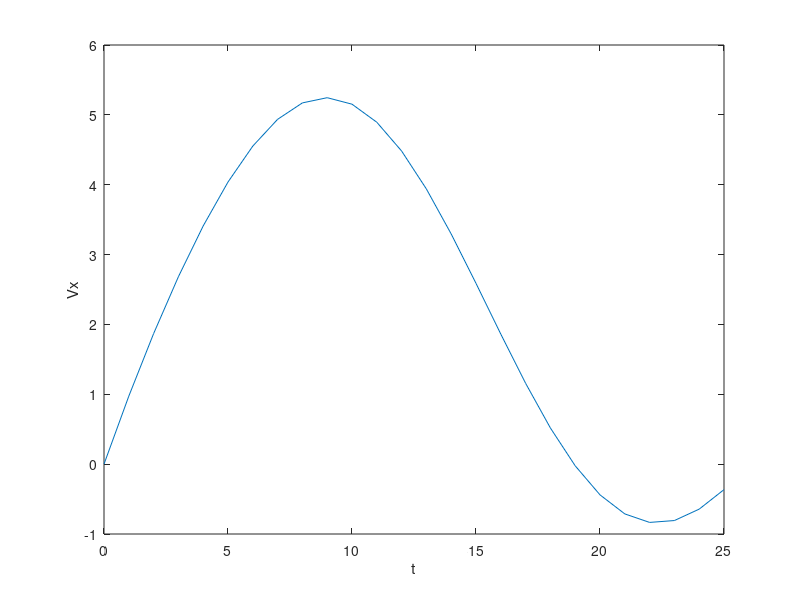
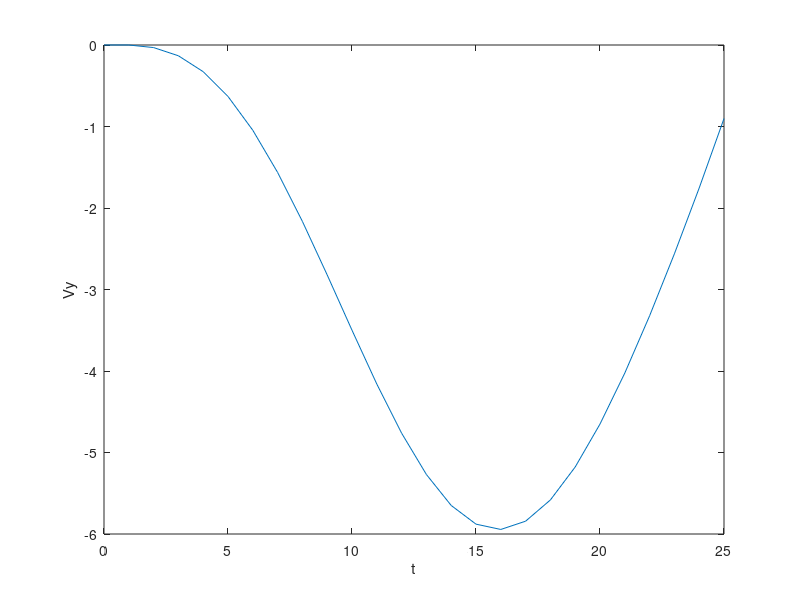
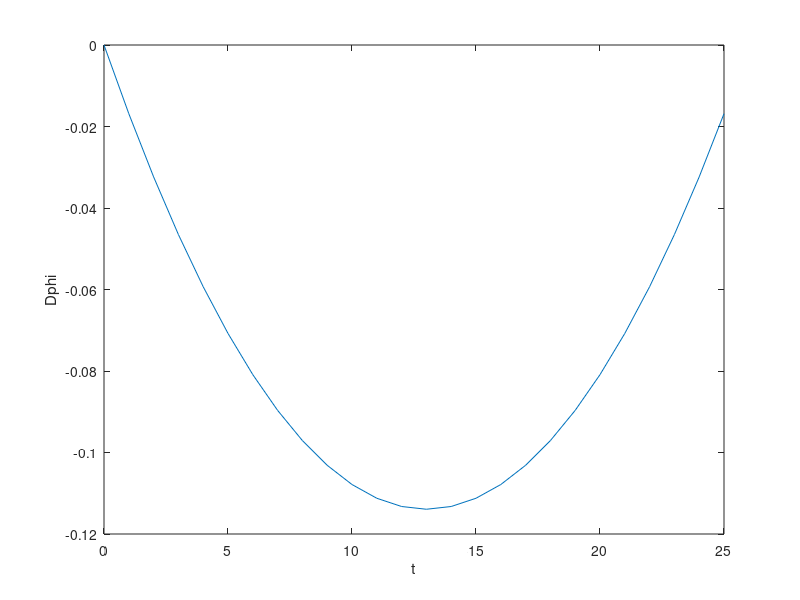
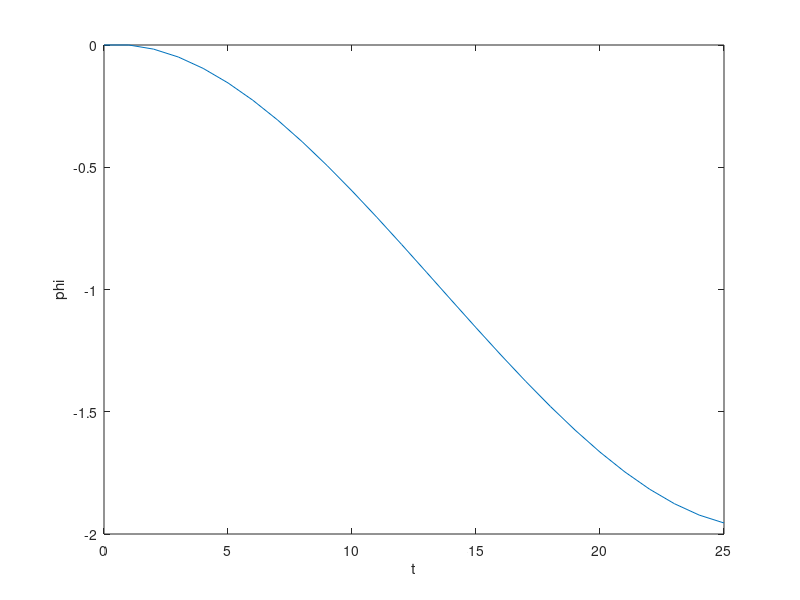

These charts were generated, in order, by the following MATLAB code:
clear; close all; clc;

%Para alterar o sistema basta alterar os valores de nD e nE, que são os
%numeros de voltas na roda direita (nD) e na roda esquerda(nE). Valores
%diferentes levam o robô a fazer uma curva para um dos lados e o valor da
%velocidade angular do robo vai ser positiva ou negativa dependendo na
%direção que estiver girando. Se os valores de nD e nE forem iguais, a
%velocidade angular é nula, pois o robô está seguindo em frente.

%dados temporais e de rotação do robô

nD = 5;
nE = 6;

t = 0:25; %pontos para geração de dados
tf = length(t);  %tempo final
numero_de_rotD = nD * 360 * pi/180; % numero de rotações em radianos
numero_de_rotE = nE * 360* pi/180;

%dados do chaci do robô
diametro = 10.5;
l = diametro/2;
r = 3.3;

%angulo da referencia inicial
phi = 0;
phi_rad = phi * pi/180;
xi = 0;
yi = 0;

%jacobiano
J = [r*cos(phi_rad)/2 r*cos(phi_rad)/2;
     r*sin(phi_rad)/2 r*sin(phi_rad)/2;
     r/(2*l) -r/(2*l)];

%equações de angulo de rotação da roda direita do robô
tetaD  = ((3 * numero_de_rotD .* t.^2)/tf^2) - ((2*numero_de_rotD.*t.^3)/tf^3);
dtetaD = ((6 * numero_de_rotD .* t)/tf^2) - ((6*numero_de_rotD.*t.^2)/tf^3);
ddtetaD= (6 * numero_de_rotD/tf^2) - (12*numero_de_rotD.*t/tf^3);

%equações de angulo de rotação da roda esquerda do robô
tetaE  = ((3 * numero_de_rotE .* t.^2)/tf.^2) - ((2*numero_de_rotE.*t.^3)/tf^3);
dtetaE = ((6 * numero_de_rotE .* t)/tf.^2) - ((6*numero_de_rotE.*t.^2)/tf^3);
ddtetaE= (6 * numero_de_rotE/tf.^2) - (12*numero_de_rotE.*t/tf^3);

%iterações
dx  = [ ];
dy  = [ ];
dphi= [ ];

%primeira ieração
dq = [dtetaD(1) dtetaE(1)]';
dp = J*dq;
dx(1)  = dp(1);
dy(1)  = dp(2);
dphi(1)= dp(3);

vetor_phi(1) = phi_rad;
vetor_x(1)   = xi;
vetor_y(1)   = yi;

%segunda iteração com o reajuste do jacobiano
for i = 2:tf

    phi_rad = phi_rad + dp(3);
    xi      = xi + dp(1);
    yi      = yi + dp(2);

    vetor_phi(i) = phi_rad;
    vetor_x(i)   = xi;
    vetor_y(i)   = yi;
    
    J = [r*cos(phi_rad)/2 r*cos(phi_rad)/2;
         r*sin(phi_rad)/2 r*sin(phi_rad)/2;
                  r/(2*l) -r/(2*l)       ];
    
    dq = [dtetaD(i) dtetaE(i)]';
    dp = J*dq;

    dx(i) = dp(1);
    dy(i) = dp(2);
    dphi(i)=dp(3);
    
end

figure(1);
plot(t,dx);
xlabel("t");
ylabel("Vx");

figure(2);
plot(t,dy);
xlabel("t");
ylabel("Vy");

figure(3);
plot(t,dphi);
xlabel("t");
ylabel("Dphi");

figure(4);
plot(t,vetor_phi);
xlabel("t");
ylabel("phi");

figure(5);
plot(vetor_x,vetor_y);
xlabel("X");
ylabel("Y");

figure(6);
plot(dx,dy);
xlabel("dX");
ylabel("dY");

figure(7);
quiver(vetor_x,vetor_y,dx,dy,2,'filled');
xlabel("dX");
ylabel("dY");
